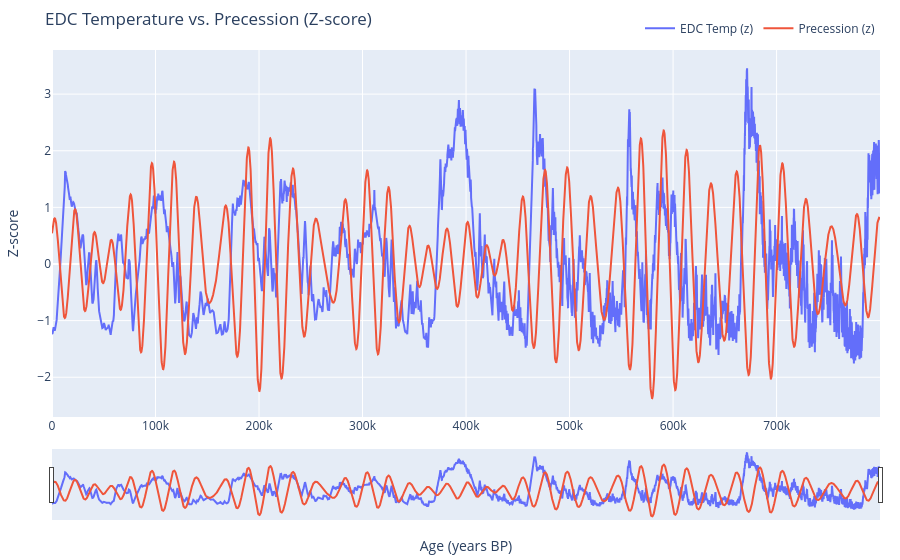

This figure's notebook cell:
### Code cell
import pandas as pd
import plotly.graph_objects as go
from scipy.stats import zscore

# 1) Load the data
df_edc = pd.read_csv(r"D:\VScode\Inso_LGMR\icecore_data\edc_temp.csv")
df_pre = pd.read_csv(r"D:\VScode\Inso_LGMR\inso_data\pre_800.csv")

# 2) Compute z‑scores
df_edc['temp_z'] = zscore(df_edc['temp'])
df_pre['pre_z']  = zscore(df_pre['pre'])

# 3) Build interactive figure
fig = go.Figure()

fig.add_trace(go.Scatter(
    x=df_edc['age'],
    y=df_edc['temp_z'],
    mode='lines',
    name='EDC Temp (z)',
    line=dict(width=2)
))

fig.add_trace(go.Scatter(
    x=df_pre['age'],
    y=df_pre['pre_z'],
    mode='lines',
    name='Precession (z)',
    line=dict(width=2)
))

# 4) Layout tweaks: axes labels, title, range slider
fig.update_layout(
    title="EDC Temperature vs. Precession (Z‑score)",
    xaxis_title="Age (years BP)",
    yaxis_title="Z‑score",
    hovermode="x unified",
    legend=dict(orientation="h", yanchor="bottom", y=1.02, xanchor="right", x=1),
    xaxis=dict(
        rangeslider=dict(visible=True),
        type="linear"
    ),
    margin=dict(t=50, b=40, l=40, r=20)
)

# 5) Show it
fig.show()


# plot temp and pre, normalized the data using zscore
from scipy.stats import zscore
import matplotlib.pyplot as plt
import numpy as np

plt.figure(figsize=(10, 2))
plt.plot(df_edc['age'], zscore(df_edc['temp']), label='EDC temp')
plt.plot(df_pre['age'], zscore(df_pre['pre']), label='Pre temp')

plt.xlabel('Age (years)')
plt.ylabel('Z-score')
plt.legend()
plt.show()

### Figure 1 — Plotly figure (JSON) as saved in the notebook; plotly's stock layout.template omitted (floating-point values rounded to 4 significant figures; data arrays with more than 128 entries replaced by an {"elided": "..."} marker saying what was removed)
{"data": [{"line": {"width": 2}, "mode": "lines", "name": "EDC Temp (z)", "type": "scatter", "x": {"elided": "8000 int values"}, "y": {"elided": "8000 float values"}}, {"line": {"width": 2}, "mode": "lines", "name": "Precession (z)", "type": "scatter", "x": {"elided": "8000 float values"}, "y": {"elided": "8000 float values"}}], "layout": {"hovermode": "x unified", "legend": {"orientation": "h", "x": 1, "xanchor": "right", "y": 1.02, "yanchor": "bottom"}, "margin": {"b": 40, "l": 40, "r": 20, "t": 50}, "title": {"text": "EDC Temperature vs. Precession (Z‑score)"}, "xaxis": {"rangeslider": {"visible": true}, "title": {"text": "Age (years BP)"}, "type": "linear"}, "yaxis": {"title": {"text": "Z‑score"}}}}
